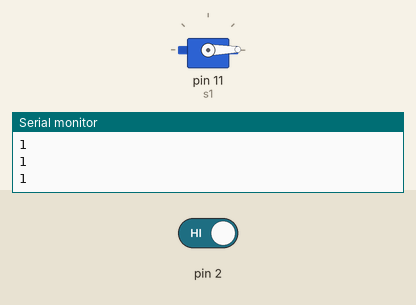
This sketch was run on a simulated Arduino Uno, built with avr-gcc and run on an emulated ATmega328P. On the bench: servo, the last lines printed to the serial monitor. Inputs (shaded band) come from the test bench; at power-on: pin 2 HIGH.

Above: at 1.2 s.
1.3 s: pin 2 driven LOW
At 2.2 s:
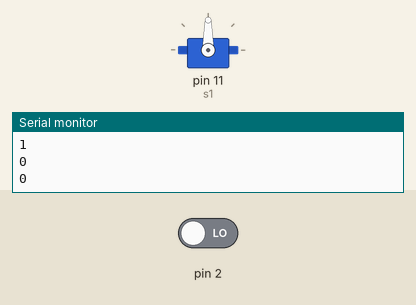
2.9 s: pin 2 driven HIGH
At 3.6 s:
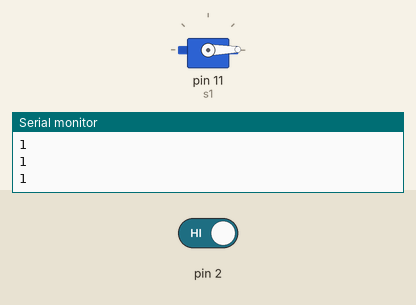
Timing chart, 0 to 5.9 s (numbered marks = the images above; inputs shaded):
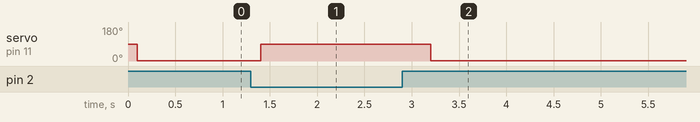

Measured:
- after the input at 1.3 s, servo on pin 11 (s1): 1° → 90° after 0.10 s
- after the input at 2.9 s, servo on pin 11 (s1): 90° → 1° after 0.30 s

The sketch:

smart_hand_wash.ino
```cpp
#include <Servo.h>

int val = 0 ;
Servo s1;
void setup()
{
  Serial.begin(9600);
  pinMode(2,INPUT);
   s1.attach(11);
}
void loop()
{
  val = digitalRead(2);
  Serial.println(val);
  delay(100);

  if(val == 0 )
  {
       s1.write(90);
       delay(500);
  }
  else
  {
    s1.write(1);
  }
}
```
